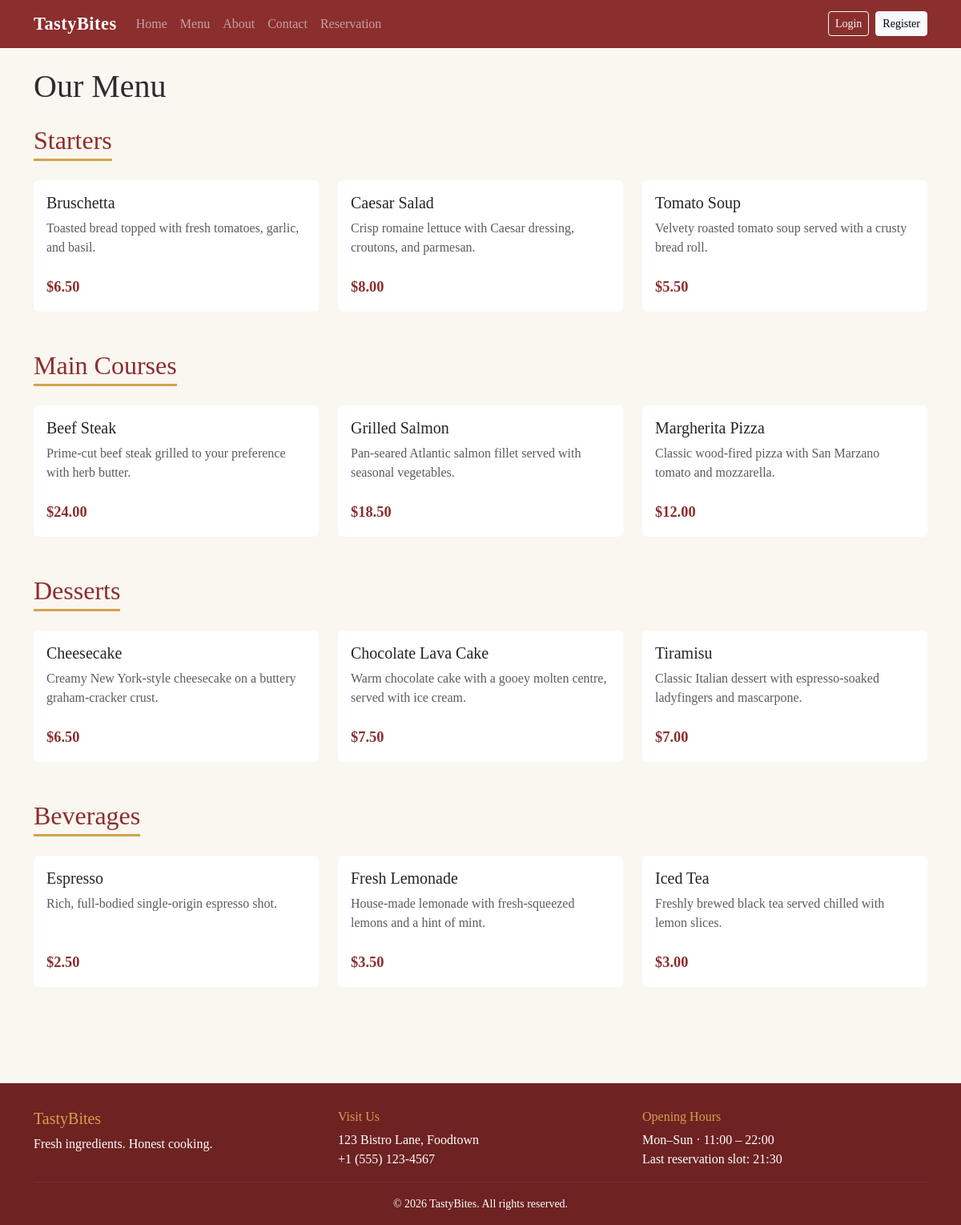
Page /menu.php on the committed database.
### tables this page shows
CREATE TABLE menu_categories (
    id            INT UNSIGNED AUTO_INCREMENT PRIMARY KEY,
    name          VARCHAR(80) NOT NULL UNIQUE,
    display_order INT DEFAULT 0
);

CREATE TABLE menu_items (
    id           INT UNSIGNED AUTO_INCREMENT PRIMARY KEY,
    category_id  INT UNSIGNED NOT NULL,
    name         VARCHAR(120) NOT NULL,
    description  TEXT NULL,
    price        DECIMAL(8,2) NOT NULL,
    image_url    VARCHAR(255) NULL,
    is_available TINYINT(1) DEFAULT 1,
    created_at   TIMESTAMP DEFAULT CURRENT_TIMESTAMP,
    FOREIGN KEY (category_id) REFERENCES menu_categories(id) ON DELETE CASCADE
);

### includes/helpers.php (called while the page is built, shortened)
<?php
function e(?string $value): string
{
    return htmlspecialchars((string)($value ?? ''), ENT_QUOTES | ENT_SUBSTITUTE, 'UTF-8');
}
function formatPrice($value): string
{
    return '$' . number_format((float)$value, 2, '.', ',');
}

### menu.php (the view, shortened to what this page needs)
<?php
require_once __DIR__ . '/includes/db.php';
require_once __DIR__ . '/includes/helpers.php';
$catStmt = $db->prepare(
    "SELECT id, name FROM menu_categories ORDER BY display_order ASC, name ASC"
);
$catStmt->execute();
$categories = $catStmt->get_result()->fetch_all(MYSQLI_ASSOC);
$itemStmt = $db->prepare(
    "SELECT id, name, description, price, image_url
     FROM menu_items
     WHERE category_id = ? AND is_available = 1
     ORDER BY name ASC"
);
$itemsByCategory = [];
foreach ($categories as $cat) {
    $itemStmt->bind_param('i', $cat['id']);
    $itemStmt->execute();
    $itemsByCategory[$cat['id']] = $itemStmt->get_result()->fetch_all(MYSQLI_ASSOC);
}
require_once __DIR__ . '/includes/header.php';
?>
<h1 class="mb-4">Our Menu</h1>
<?php foreach ($categories as $cat): ?>
    <section class="mb-5">
        <h2 class="menu-category-title"><?= e($cat['name']) ?></h2>
        <?php $items = $itemsByCategory[$cat['id']] ?? []; ?>
        <?php if (empty($items)): ?>
            <p class="text-muted">No items in this category yet.</p>
        <?php else: ?>
            <div class="row g-4">
                <?php foreach ($items as $item): ?>
                    <div class="col-md-4">
                        <div class="card menu-card h-100">
                            <div class="card-body d-flex flex-column">
                                <h5 class="card-title"><?= e($item['name']) ?></h5>
                                <p class="card-text text-muted flex-grow-1">
                                    <?= e($item['description']) ?>
                                </p>
                                <p class="price mb-0 mt-2"><?= formatPrice($item['price']) ?></p>
                            </div>
                        </div>
                    </div>
                <?php endforeach; ?>
            </div>
        <?php endif; ?>
    </section>
<?php endforeach; ?>
<?php require_once __DIR__ . '/includes/footer.php'; ?>

### assets/css/style.css (style rules this page uses)
:root { --tb-primary: #8B2E2E; --tb-primary-dark: #6E2222; --tb-accent: #D4A24C; --tb-bg-soft: #FAF6F0; --tb-text-dark: #2C2C2C; --tb-text-muted: #6c757d; --bs-primary: var(--tb-primary); --bs-primary-rgb: 139, 46, 46; }
body { background: var(--tb-bg-soft); color: var(--tb-text-dark); font-family: Georgia, 'Times New Roman', serif; }
h1, h2, h3, h4, h5, h6 { font-family: Georgia, 'Times New Roman', serif; }
.menu-card { border: none; transition: transform .2s ease, box-shadow .2s ease; background-color: #fff; }
.menu-card .price { font-weight: 700; color: var(--tb-primary); font-size: 1.15rem; }
.menu-category-title { color: var(--tb-primary); border-bottom: 3px solid var(--tb-accent); padding-bottom: .25rem; display: inline-block; margin-bottom: 1.5rem; }
.price { font-weight: 700; color: var(--tb-primary); }

### rows in the picture
menu_categories: name "Starters"
menu_items: name "Bruschetta", description "Toasted bread topped with fresh tomatoes, garlic, and basil.", price "$6.50"
menu_items: name "Caesar Salad", description "Crisp romaine lettuce with Caesar dressing, croutons, and parmesan.", price "$8.00"
menu_items: name "Tomato Soup", description "Velvety roasted tomato soup served with a crusty bread roll.", price "$5.50"
menu_categories: name "Main Courses"
menu_items: name "Beef Steak", description "Prime-cut beef steak grilled to your preference with herb butter.", price "$24.00"
menu_items: name "Grilled Salmon", description "Pan-seared Atlantic salmon fillet served with seasonal vegetables.", price "$18.50"
menu_items: name "Margherita Pizza", description "Classic wood-fired pizza with San Marzano tomato and mozzarella.", price "$12.00"
menu_categories: name "Desserts"
menu_items: name "Cheesecake", description "Creamy New York-style cheesecake on a buttery graham-cracker crust.", price "$6.50"
menu_items: name "Chocolate Lava Cake", description "Warm chocolate cake with a gooey molten centre, served with ice cream.", price "$7.50"
menu_items: name "Tiramisu", description "Classic Italian dessert with espresso-soaked ladyfingers and mascarpone.", price "$7.00"
menu_categories: name "Beverages"
menu_items: name "Espresso", description "Rich, full-bodied single-origin espresso shot.", price "$2.50"
menu_items: name "Fresh Lemonade", description "House-made lemonade with fresh-squeezed lemons and a hint of mint.", price "$3.50"
menu_items: name "Iced Tea", description "Freshly brewed black tea served chilled with lemon slices.", price "$3.00"

### other values in the picture
APP_NAME "TastyBites"
